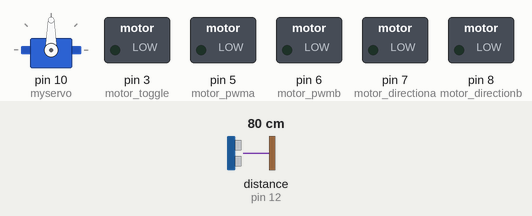
This sketch was run on a simulated Arduino Uno, built with avr-gcc and run on an emulated ATmega328P. Shown: servo, switched loads named in the sketch (green lamp = pin HIGH). Wiring (inferred from the names in the program): ultrasonic range finder: trigger pin 13; echo pin 12. The inputs (shaded band) are chosen by the test bench; at power-on: distance to the obstacle (sensor on pin 12) 80 cm. The echo pulse lasts 58.3 µs per cm; pins used as bus, display or sensor lines are not drawn; what the sketch prints to the serial monitor is not drawn.

Above: at 1.55 s.
At 2.2 s:
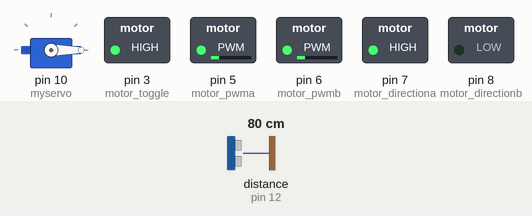
At 4.0 s:
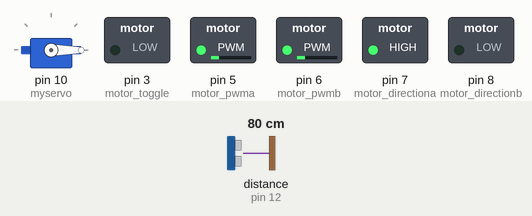
At 6.5 s:
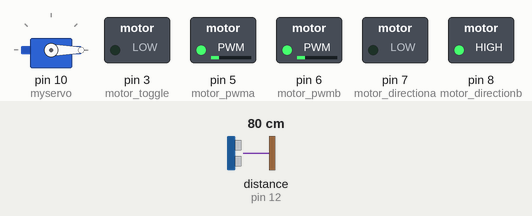
At 9.0 s:
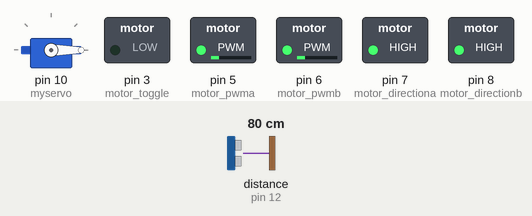
At 11.5 s:
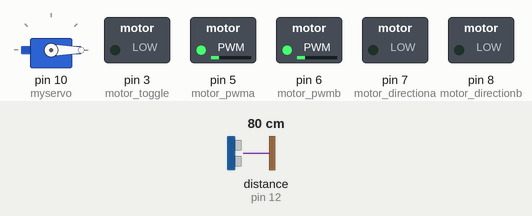
Timing chart, 0 to 13.0 s (numbered marks = the images above):
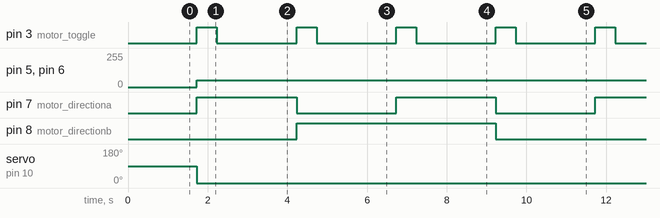

The sketch:

Base_Functions.ino
```cpp
//MEC830 F2023 Project 2

#include <PID_v1.h> // PID Control Library
#include "SR04.h" // Ultrasonic Distance Sensor Control Library
#include <Servo.h>

#define motor_pwma 5
#define motor_pwmb 6
#define motor_directionb 8
#define motor_directiona 7
#define motor_toggle 3
#define speed_Max 255
#define trig 13
#define echo 12

Servo myservo;

// create ultrasonic sensor object
SR04 sr04 = SR04(echo,trig);
double distance;
int i=0;

// initialize I/O pins and begin serial comm.
void setup() {
  myservo.write(90);
  delay(500);
  myservo.attach(10);
  pinMode(motor_pwma, OUTPUT);
  pinMode(motor_pwmb, OUTPUT);
  pinMode(motor_directiona, OUTPUT);
  pinMode(motor_directionb, OUTPUT);
  pinMode(motor_toggle, OUTPUT);
  pinMode(trig, OUTPUT);
  pinMode(echo, INPUT);
  delay(1000);
  Serial.begin(9600);
}

void loop() {

  distance = sr04.Distance();
  // serial print sensor measurements and PID output for debugging
  Serial.print("distance: ");
  Serial.println(distance);
  delay(200);

  while (i < 3) {

  myservo.write(0);
  //spin CCW
  digitalWrite(motor_toggle, HIGH);
  digitalWrite(motor_directiona,HIGH);
  digitalWrite(motor_directionb, LOW);
  analogWrite(motor_pwma, 50);
  analogWrite(motor_pwmb, 50);
  delay(500);
  digitalWrite(motor_toggle, LOW);
  delay(2000);

  //spin CW
  digitalWrite(motor_toggle, HIGH);
  digitalWrite(motor_directiona, LOW);
  digitalWrite(motor_directionb, HIGH);
  analogWrite(motor_pwma, 50);
  analogWrite(motor_pwmb, 50);
  delay(500);
  digitalWrite(motor_toggle, LOW);
  delay(2000);

  //forward
  digitalWrite(motor_toggle, HIGH);
  digitalWrite(motor_directiona, HIGH);
  digitalWrite(motor_directionb, HIGH);
  analogWrite(motor_pwma, 50);
  analogWrite(motor_pwmb, 50);
  delay(500);
  digitalWrite(motor_toggle, LOW);
  delay(2000);

  //reverse
  digitalWrite(motor_toggle, HIGH);
  digitalWrite(motor_directiona, LOW);
  digitalWrite(motor_directionb, LOW);
  analogWrite(motor_pwma, 50);
  analogWrite(motor_pwmb, 50);
  delay(500);
  digitalWrite(motor_toggle, LOW);
  delay(2000);
  i++;

  }
}
```

SR04.cpp
```cpp
#include "SR04.h"

SR04::SR04(int echoPin, int triggerPin) {
    _echoPin = echoPin;
    _triggerPin = triggerPin;
    pinMode(_echoPin, INPUT);
    pinMode(_triggerPin, OUTPUT);
    _autoMode = false;
    _distance = 999;
}


long SR04::Distance() {
    long d = 0;
    _duration = 0;
    digitalWrite(_triggerPin, LOW);
    delayMicroseconds(2);
    digitalWrite(_triggerPin, HIGH);
    delayMicroseconds(10);
    digitalWrite(_triggerPin, LOW);
    delayMicroseconds(2);
    _duration = pulseIn(_echoPin, HIGH, PULSE_TIMEOUT);
    d = MicrosecondsToCentimeter(_duration);
    delay(25);
    return d;
}

long SR04::DistanceAvg(int wait, int count) {
    long min, max, avg, d;
    min = 999;
    max = 0;
    avg = d = 0;

    if (wait < 25) {
        wait = 25;
    }

    if (count < 1) {
        count = 1;
    }

    for (int x = 0; x < count + 2; x++) {
        d = Distance();

        if (d < min) {
            min = d;
        }

        if (d > max) {
            max = d;
        }

        avg += d;
    }

    // substract highest and lowest value
    avg -= (max + min);
    // calculate average
    avg /= count;
    return avg;
}

void SR04::Ping() {
    _distance = Distance();
}

long SR04::getDistance() {
    return _distance;
}

long SR04::MicrosecondsToCentimeter(long duration) {
    long d = (duration * 100) / 5882;
    //d = (d == 0)?999:d;
    return d;
}
```

SR04.h
```cpp
#ifndef SR04_H
#define SR04_H

#if defined(ARDUINO) && ARDUINO >= 100
	#include "Arduino.h"
#else
	#include "WProgram.h"
#endif
//#include "pins_arduino.h"

#include <inttypes.h>

#define PULSE_TIMEOUT 150000L	// 100ms
#define DEFAULT_DELAY 10
#define DEFAULT_PINGS 5
class SR04 {
public:

	/**
	* Constructor
	* Ultrasonic sensor SR04, four connections pins
	* VCC, ECHO, TRIGGER, GND
	* <br>
	* \param echoPin digital INPUT-Pin for measuring distance
	* \param triggerPin if 10us high a trigger signal is generated from
	*					SR04
	*
	* \return void
	*/
	SR04(int echoPin, int triggerPin);

	/**
	* Do a measurment for this sensor. Return distance as long
	* in centimenter
	* \return long distance in centimeter
	*/
	long Distance();

	/**
	* Do count measurents and calculate the average.
	* To avoid defilement from ow/high peaks, min/max values
	* are substracted from the average
	*
	* \param wait delay between measurements, default = DEFAULT_DELAY/ms
	* \param count number of measurements, default DEFAULT_PINGS
	* \return long distance in centimeter
	**/
	long DistanceAvg(int wait=DEFAULT_DELAY, int count=DEFAULT_PINGS);

	/**
	* Do only a ping. Get result with methode getDistance()
	*
	* \param keine
	*/
	void Ping() ;

	/**
	* return latest distance. Methode Ping() should be called before
	* \param keine
	* \return Distanz in Zentimeter
	*/
	long getDistance();


private:
	/**
	* Do the measurement calculation and return result in centimeter
	* SR04 measure echo time to obstacle and return way.
	* <br>
	* Sound travels with 340m/sec
	* <br>
	* Example: Obstace 100cm away from SR04. Measure time is 100cm to
	* obstacle and 100cm return = 200cm
	* <br>
	* 1sec = 1000ms = 1.000.000uS
	* 1.000.000 / 340 = Distance in microseconds for 100cm
	* 2941uS fuer 100cm = 5882 uS fuer 200cm
	*
	* duration / 5882 * 100 = distance in cm
	*/
	long MicrosecondsToCentimeter(long duration);

	long _currentDistance;
	int _echoPin, _triggerPin;
	long _duration, _distance;
	bool _autoMode;
};
#endif
```

Measured:
- by itself, pin 3 (motor_toggle): alternates HIGH for 0.50 s and LOW for 2.0 s, 24 changes in all, then stays LOW
- by itself, pin 5 (motor_pwma), pin 6 (motor_pwmb): 0/255 → 50/255 at 1.7 s
- by itself, pin 7 (motor_directiona): alternates HIGH for 2.5 s and LOW for 2.5 s, 12 changes in all, then stays LOW
- by itself, pin 8 (motor_directionb): alternates HIGH for 5.0 s and LOW for 5.0 s, 6 changes in all, then stays LOW
- by itself, servo on pin 10 (myservo): 90° → 0° at 1.7 s
